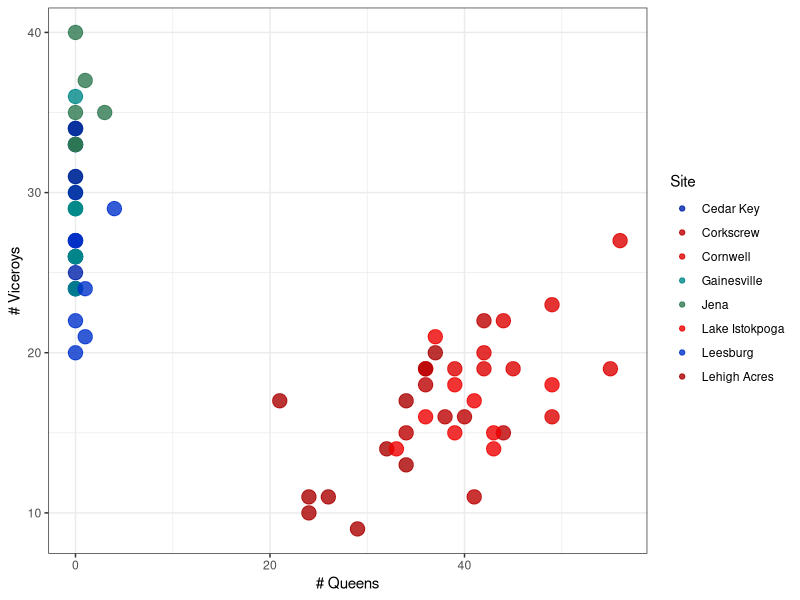
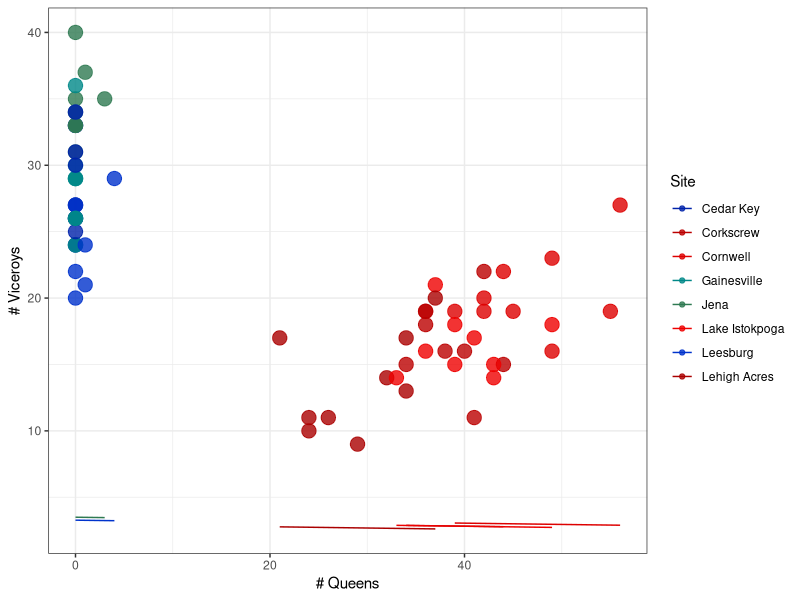
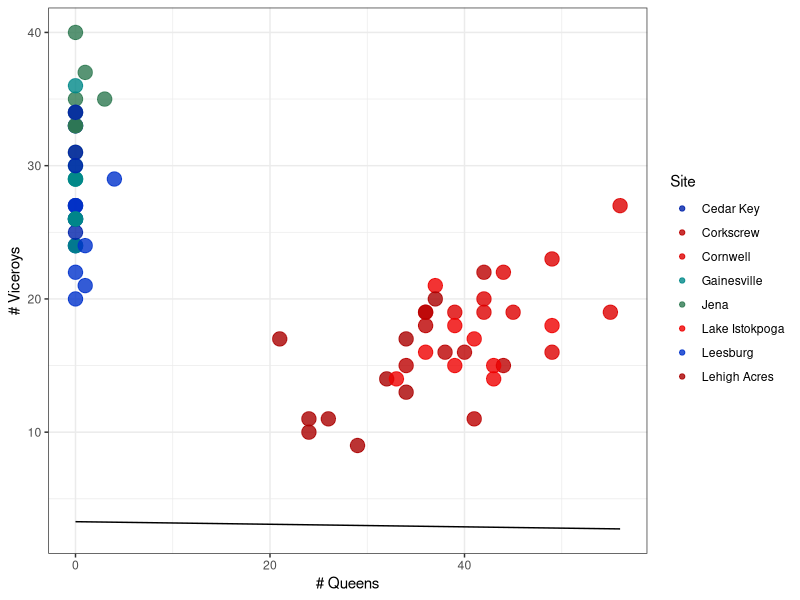
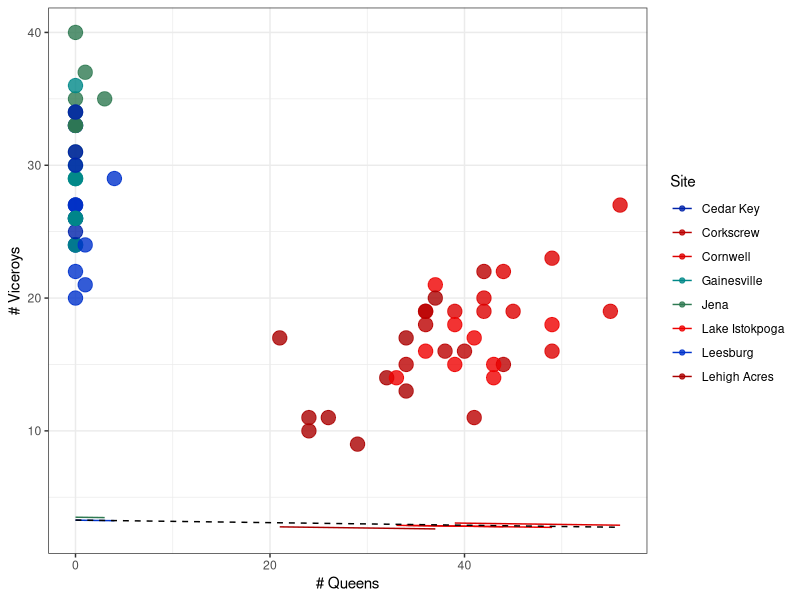

Source code (R) for these figures, in order:
# Plotting glm results of effect of queen abundance on viceroys
# Jeffrey C. Oliver
# jcoliver@email.arizona.edu
# 2017-07-12

rm(list = ls())

################################################################################
# SETUP
# Load dependencies
library("lmerTest")

# Read in data
abundance.data <- read.delim(file = "data/abundance-data.txt")

# Set destination for images


################################################################################
viceroy.model <- glmer(Number.Viceroy.Adults ~ Number.Queen.Adults + + (1|Site.Name) + (1|Observation.Date),
                       data = abundance.data, family = poisson)
viceroy.summary <- summary(viceroy.model)
viceroy.anova <- anova(viceroy.model)

# Create a data frame of values used to draw the plot
# fit is the full GLM model
predicts <- data.frame(fit = predict(viceroy.model))
# x is the number of queens
predicts$x <- abundance.data$Number.Queen.Adults
# y is the observed number of viceroys
predicts$y <- abundance.data$Number.Viceroy.Adults
predicts$site <- abundance.data$Site.Name
predicts <- predicts[!is.na(predicts$fit), ]
# the model (intercept and slope), which are accessible as the third and fourth,
# respectively, elements of the glmer model's optinfo$val vector
predicts$fit.simple <- viceroy.model@optinfo$val[3] + predicts$x * viceroy.model@optinfo$val[4]

####################
# Draw the plot(s)
library("ggplot2")
# Build the base plot, with constants like x & y axis and titles; 
# also plot points of observed data with geom_point
base.plot <- ggplot(predicts, aes(x = x, y = y)) +
  geom_point(aes(color = site, size = 1.25), alpha = 0.8) +
  scale_size(guide = 'none') + # to avoid a legend for size
  scale_color_manual(name = "Site", values = c("#0022AA", "#BB0000","#DD0000","#008888","#2F7A52","#EE0000","#0033CC","#AA0000")) +
  xlab(label = "# Queens") + 
  ylab(label = "# Viceroys") +
  theme_bw() +
  theme(plot.title = element_text(hjust = 0.5))
base.plot

# Plot the GLM results with a different line for each year
sites.plot <- base.plot +
  geom_line(aes(y = fit, col = site))
# Draw plot
sites.plot

# Plot the "simple" GLM results, where intercept is not affected by year
nosites.plot <- base.plot + 
  geom_line(aes(y = fit.simple))
# Draw plot
nosites.plot

# Plot both models, one where year is taken into account (colored solid lines) and one in which
# year does not affect intercept (black dashed line)
both.plot <- base.plot + 
  geom_line(aes(y = fit, col = site)) +
  geom_line(aes(y = fit.simple), linetype = 2)
# Draw plot
both.plot
